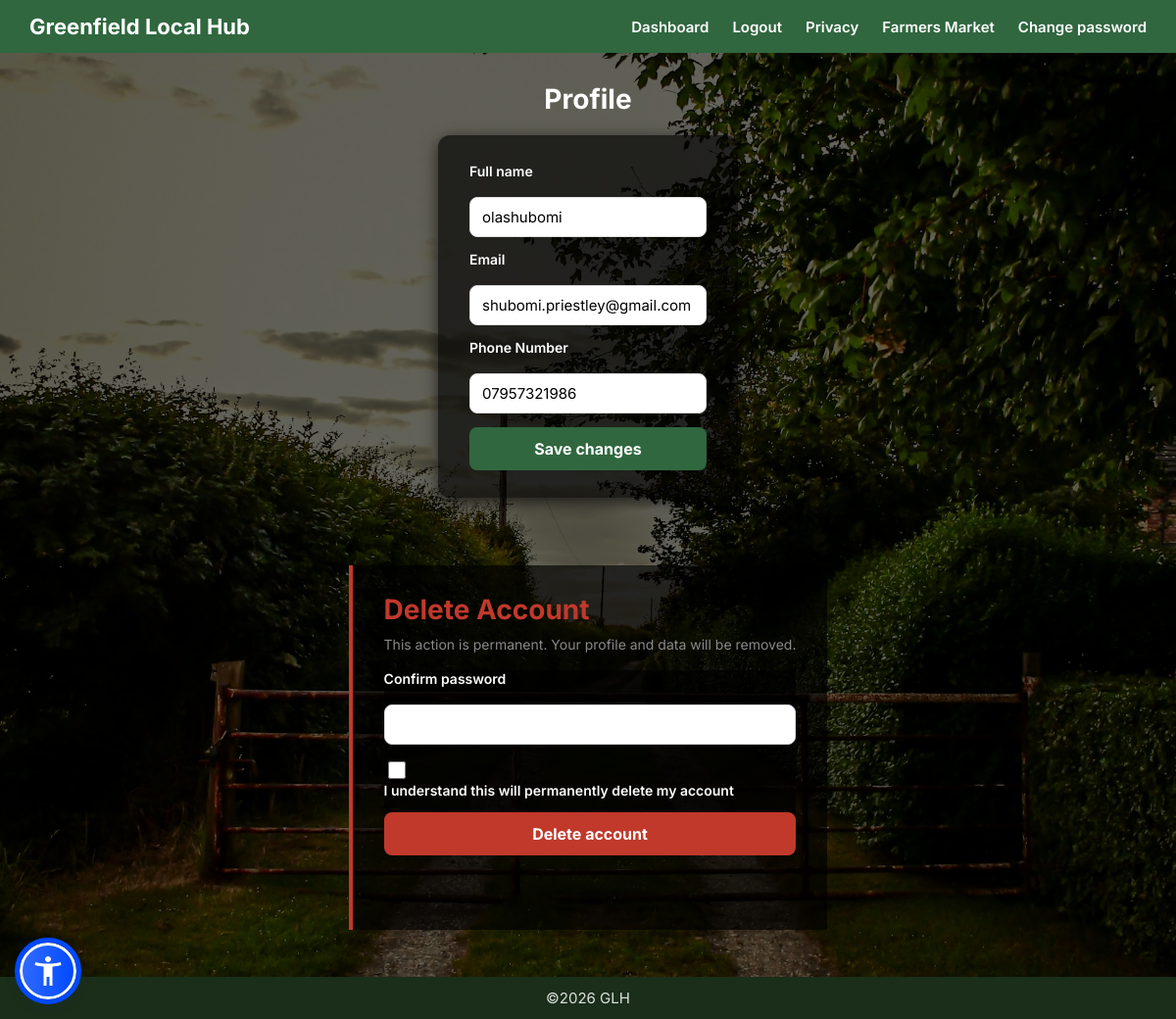
Page /auth/account (signed in) on the committed database.
### models.py (models this page shows, shortened)
class User(db.Model, UserMixin):
    __tablename__ = "users"
    user_id       = db.Column(db.Integer, primary_key=True)
    role          = db.Column(SAEnum(Role), nullable=False)
    email         = db.Column(db.String(120), unique=True, index=True, nullable=False)
    phone_number  = db.Column(db.String(20), unique=True, index=True, nullable=False)
    password_hash = db.Column(db.Text, nullable=False)
    full_name     = db.Column(db.String(120))
    dob           = db.Column(db.Date)
    created_at    = db.Column(db.DateTime, nullable=False, default=UTC_NOW)
    last_login    = db.Column(db.DateTime)
    orders = db.relationship("Orders", back_populates="user", cascade="all, delete-orphan", lazy="dynamic")

### auth/routes.py (the view, shortened to what this page needs)
@bp.route("/account", methods=["GET", "POST"])
@login_required
def profile():
    form = ProfileForm(obj=current_user)
    delete_form = DeleteAccountForm()
    if form.errors:
        print("PROFILE ERRORS:", form.errors)
    return render_template("auth/profile.html", form=form, delete_form=delete_form)

### auth/forms.py
class ProfileForm(FlaskForm):
    full_name = StringField(
        "Full name",
        validators=[
            valid_name,
            Length(min=2, max=49),
            Regexp(NAME_PATTERN, message="Use letters, spaces, hyphens or apostrophes."),
        ],
    )
    email = StringField(
        "Email",
        validators=[DataRequired(), Email()],
    )
    phone_number = StringField('Phone Number', [
        DataRequired(),
        Regexp(r'^\+?\d{10,15}$', message="Enter a valid phone number.")
    ])
    submit = SubmitField("Save changes")

class DeleteAccountForm(FlaskForm):
    password = PasswordField("Confirm password", validators=[DataRequired()])
    confirm = BooleanField(
        "I understand this will permanently delete my account",
        validators=[DataRequired()],
    )
    delete_submit = SubmitField("Delete account")

### app.py (called while the page is built)
@login_manager.user_loader
def load_user(user_id):
    return db.session.get(User, int(user_id))

@app.before_request
def _dump_routes_once():
    if not getattr(app, "_routes_dumped", False):
        print("\n=== ROUTES (endpoint -> url) ===")
        for r in app.url_map.iter_rules():
            print(f"{r.endpoint:25} -> {r.rule}")
        print("================================\n")
        app._routes_dumped = True

### templates/auth/profile.html (shortened to what this page needs)
{%extends "base.html" %}
{% block extra_css %}
<link rel="stylesheet" href="{{ url_for ('static', filename='auth/profile.css') }}">
{% endblock %}
{% block content %}
    <div class="hero">
        <div class="green-header">
             <div class="left-side">
                <h1>Greenfield Local Hub</h1>
            </div>
            <nav class="top-nav">
                <a href="{{ url_for('customer.customer_dashboard') }}">Dashboard</a>
                <a href="{{ url_for('auth.logout') }}">Logout</a>
                <a href="{{ url_for('public.privacy') }}">Privacy</a>
                <a href="{{ url_for('customer.Farmers_Market') }}">Farmers Market</a>
                <a href="{{ url_for('auth.change_password') }}">Change password</a>
            </nav>
        </div>
        <h2>Profile</h2>
        <form method="POST" action="{{ url_for('auth.profile') }}" class="form" novalidate>
            <label>{{ form.full_name.label }} {{ form.full_name() }}</label>
            <label>{{ form.email.label }} {{ form.email() }}</label>
            <label>{{ form.phone_number.label }} {{ form.phone_number() }}</label>
            {{ form.submit(class_="btn") }}
        </form>
        <section class="danger">
            <h3>Delete Account</h3>
            <p>This action is permanent. Your profile and data will be removed.</p>
            <form method="POST" action="{{ url_for('auth.profile') }}" class="form" novalidate>
                <label>{{ delete_form.password.label }} {{ delete_form.password() }}</label>
                <label class="checkbox">
                    {{ delete_form.confirm() }} {{ delete_form.confirm.label }}
                </label>
                {{ delete_form.delete_submit(class_="button danger") }}
            </form>
        </section>
    </div>
{% endblock %}

### static/css/global.css (style rules this page uses)
div, a { font-family: 'Inter', sans-serif; }
html, body { margin: 0; padding: 0; font-family: 'Inter', sans-serif; }

### static/auth/profile.css (style rules this page uses)
body { margin: 0; padding: 0; background: #1a2e1a; }
.hero { min-height: 100vh; width: 100%; background-image: url("/static/images/oakley-smith-8qnF7sE4BXs-unsplash.jpg"); background-size: cover; background-position: center; background-repeat: no-repeat; display: flex; flex-direction: column; position: relative; }
.hero::before { content: ""; position: absolute; top: 0; left: 0; width: 100%; height: 100%; background: rgba(0, 0, 0, 0.6); z-index: 0; }
.green-header { background: #30673f; display: flex; align-items: center; justify-content: space-between; padding: 14px 30px; position: sticky; top: 0; z-index: 100; }
.green-header .left-side h1 { margin: 0; font-size: 22px; color: #ffffff; font-weight: 700; }
.top-nav { display: flex; gap: 24px; align-items: center; }
.top-nav a { color: #ffffff; font-weight: 600; text-decoration: none; font-size: 15px; transition: color 0.2s; }
h2, .form, hr, .danger { position: relative; z-index: 1; }
h2 { color: #fff; font-size: 28px; font-weight: 700; text-align: center; margin: 30px 0 20px; text-shadow: rgba(0, 0, 0, 0.4); }
.form { background: rgba(0, 0, 0, 0.651); max-width: 500px; margin: 0 auto 20px; padding: 28px 32px; border-radius: 12px; box-shadow: 0 4px 16px rgba(0, 0, 0, 0.651); box-sizing: border-box; }
.form label { display: block; font-size: 14px; font-weight: 600; color: #ffffff; margin-bottom: 14px; }
.form input[type="text"], .form input[type="email"], .form input[type="password"] { width: 100%; padding: 10px 12px; border: 1px solid #ddd; border-radius: 8px; font-size: 15px; font-family: inherit; box-sizing: border-box; margin-top: 4px; transition: border-color 0.2s; }
.btn { display: block; width: 100%; background: #30673f; color: #fff; border: none; padding: 12px; border-radius: 8px; font-size: 16px; font-weight: 700; cursor: pointer; font-family: inherit; transition: background 0.2s; margin-top: 8px; }
.danger { max-width: 500px; margin: 0 auto 48px; background: rgba(0, 0, 0, 0.651); padding: 28px 32px; border-left: 4px solid #c0392b; box-shadow: 0 4px 16px rgna(0, 0, 0, 0.15); box-sizing: border-box; }
.danger h3 { font-size: 28px; font-weight: 700; color: #c0392b; margin: 0 0 8px; }
.danger p { font-size: 14px; color: #8a8888; margin: 0 0 16px; line-height: 1.5; }
.danger .form { background-color: none; padding: 0; margin: 0; box-shadow: none; border-radius: 0; }
.checkbox { display: flex; align-items: center; gap: 8px; font-size: 14px; color: #333; margin-bottom: 14px; }
.checkbox input[type="checkbox"] { width: 18px; height: 18px; accent-color: #c0932b; }
.button.danger { display: block; width: 100%; background: #c0392b; color: #fff; border: none; padding: 12px; border-radius: 8px; font-size: 16px; font-weight: 700; cursor: pointer; font-family: inherit; transition: background 0.2s; }

### rows in the picture
User: full_name "olashubomi", email "shubomi.priestley@gmail.com", phone_number "07957321986"

### other values in the picture
{{ delete_form.password.label }} "Confirm password"
{{ delete_form.confirm.label }} "I understand this will permanently delete my account"
